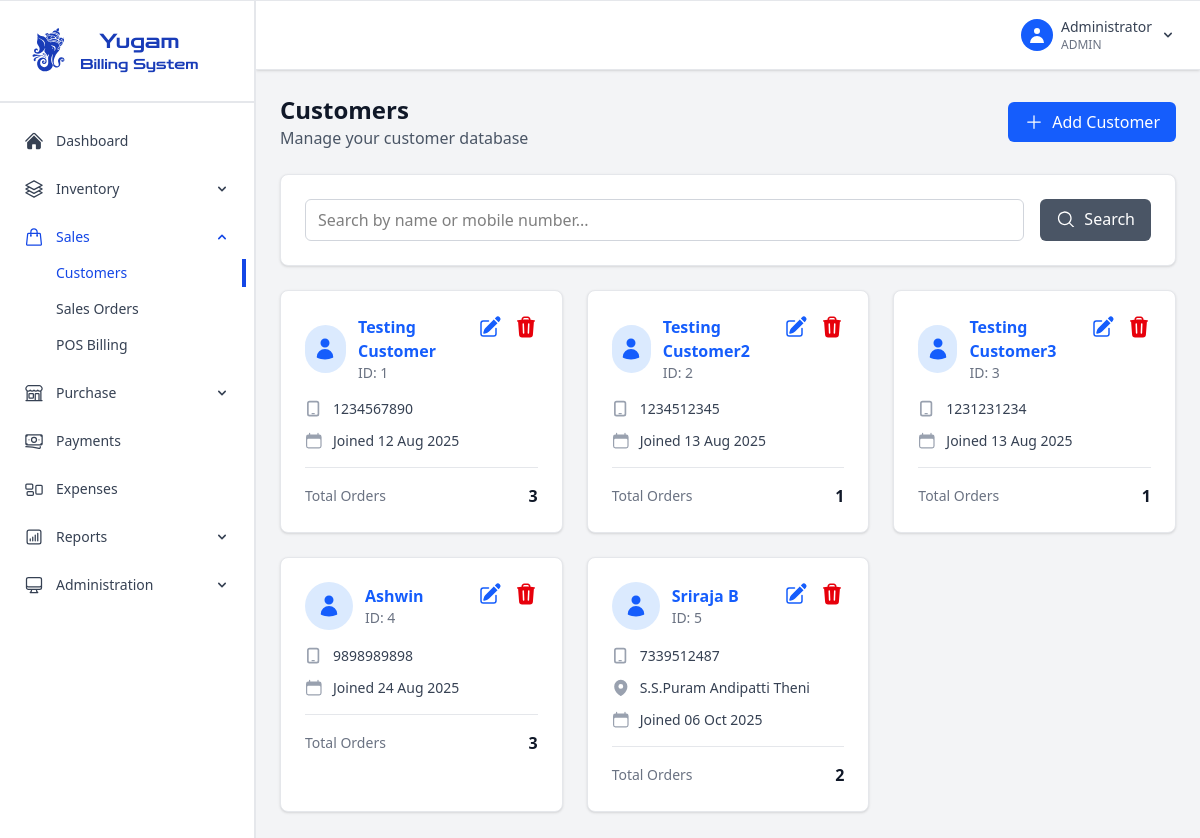
The app's page /customers (signed in) with its own data.
### app.py (models this page shows, shortened)
class User(UserMixin, db.Model):
    id = db.Column(db.Integer, primary_key=True)
    mobile_number = db.Column(db.String(15), unique=True, nullable=False)
    password_hash = db.Column(db.String(120), nullable=False)
    role = db.Column(db.String(20), nullable=False)  # admin, employee, owner
    name = db.Column(db.String(100), nullable=False)
    created_at = db.Column(db.DateTime, default=datetime.utcnow)

class Customer(db.Model):
    id = db.Column(db.Integer, primary_key=True)
    name = db.Column(db.String(100), nullable=False)
    mobile_number = db.Column(db.String(15), unique=True, nullable=False)
    email = db.Column(db.String(100))
    address = db.Column(db.Text)
    created_at = db.Column(db.DateTime, default=datetime.utcnow)

### app.py (the view, shortened to what this page needs)
@app.route('/customers')
@login_required
def customers():
    page = request.args.get('page', 1, type=int)
    search = request.args.get('search', '', type=str)
    query = Customer.query
    customers = query.paginate(
        page=page, per_page=10, error_out=False
    )
    return render_template('customers.html', customers=customers, search=search)

### app.py (called while the page is built)
@login_manager.user_loader
def load_user(user_id):
    return User.query.get(int(user_id))

@app.context_processor
def inject_datetime():
    return {'datetime': datetime}

### templates/customers.html (shortened to what this page needs)
{% extends "base.html" %}
{% block content %}
<div class="space-y-6">
    <div class="flex flex-col sm:flex-row justify-between items-start sm:items-center">
        <div>
            <h1 class="text-2xl font-bold text-gray-900">Customers</h1>
            <p class="text-gray-600">Manage your customer database</p>
        </div>
        <a href="{{ url_for('add_customer') }}" class="mt-4 sm:mt-0 bg-blue-600 hover:bg-blue-700 text-white px-4 py-2 rounded-md transition-colors duration-200 flex items-center">
            <svg xmlns="http://www.w3.org/2000/svg" viewBox="0 0 24 24" fill="currentColor" class="size-5 mr-2">
                <path fill-rule="evenodd" d="M12 3.75a.75.75 0 0 1 .75.75v6.75h6.75a.75.75 0 0 1 0 1.5h-6.75v6.75a.75.75 0 0 1-1.5 0v-6.75H4.5a.75.75 0 0 1 0-1.5h6.75V4.5a.75.75 0 0 1 .75-.75Z" clip-rule="evenodd" />
              </svg>
              Add Customer
        </a>
    </div>
    <div class="bg-white rounded-lg shadow-sm border border-gray-200 p-6">
        <form method="GET" class="flex flex-col sm:flex-row gap-4">
            <div class="flex-1">
                <input
                    type="text"
                    name="search"
                    value="{{ search }}"
                    placeholder="Search by name or mobile number..."
                    class="w-full border border-gray-300 rounded-md px-3 py-2 focus:outline-none focus:ring-2 focus:ring-blue-500"
                >
            </div>
            <button type="submit" class="bg-gray-600 hover:bg-gray-700 text-white px-4 py-2 rounded-md transition-colors duration-200 flex justify-center">
                  </i>Search
            </button>
        </form>
    </div>
    <div class="grid grid-cols-1 md:grid-cols-2 lg:grid-cols-3 gap-6">
        {% for customer in customers.items %}
        <div class="bg-white rounded-lg shadow-sm border border-gray-200 p-6 hover:shadow-md transition-shadow">
            <div class="flex justify-between items-start mb-4">
                <div class="flex items-center space-x-3">
                    <div class="w-12 h-12 bg-blue-100 rounded-full flex items-center justify-center">
                        <div class=" text-blue-600 text-xl">
                            </div>
                    </div>
                    <div>
                        <a href="{{ url_for('customer_detail', customer_id=customer.id) }}">
                            <h3 class="font-semibold text-blue-600 hover:text-blue-800 cursor-pointer">{{ customer.name }}</h3>
                        </a>
                        <p class="text-sm text-gray-500">ID: {{ customer.id }}</p>
                    </div>
                </div>
                <div class="flex space-x-3">
                    <a href="{{ url_for('edit_customer', customer_id=customer.id) }}"
                       class="text-blue-600 hover:text-blue-900 transition-colors duration-200">
                    </a>
                    <button class="delete-customer-btn text-red-600 hover:text-red-900 transition-colors duration-200 cursor-pointer"
                            data-customer-id="{{ customer.id }}"
                            data-customer-name="{{ customer.name }}">
                    </button>
                </div>
            </div>
            <div class="space-y-3">
                <div class="flex items-center space-x-2">
                    <div class=" text-gray-400">
                    </div>
                    <span class="text-sm text-gray-700">{{ customer.mobile_number }}</span>
                </div>
                {% if customer.address %}
                <div class="flex items-start space-x-2">
                    <div class="text-gray-400">
                        </div>
                    <span class="text-sm text-gray-700">{{ customer.address[:50] }}{% if customer.address|length > 50 %}...{% endif %}</span>
                </div>
                {% endif %}
                <div class="flex items-center space-x-2">
                    <div class=" text-gray-400">
                        </div>
                    <span class="text-sm text-gray-700">Joined {{ customer.created_at.strftime('%d %b %Y') }}</span>
                </div>
            </div>
            <div class="mt-4 pt-4 border-t border-gray-200">
                <div class="flex justify-between items-center">
                    <span class="text-sm text-gray-500">Total Orders</span>
                    <span class="font-semibold text-gray-900">{{ customer.invoices|length }}</span>
                </div>
            </div>
        </div>
        {% endfor %}
    </div>
</div>
{% endblock %}

### templates/base.html (shortened to what this page needs)
<!DOCTYPE html>
<html lang="en">
<head>
    <link rel="stylesheet" href="{{url_for('static',filename='css/output.css')}}">
    <script src="https://cdn.jsdelivr.net/npm/@tailwindcss/browser@4"></script>
</head>
<body class="bg-gray-100 not-print:border-t-1 border-gray-200 shadow-sm overflow-hidden">
    {% if current_user.is_authenticated %}
    <div class="flex h-screen">
        <div class="w-64 fixed h-full overflow-y-auto border-r-2 border-gray-200 bg-white text-gray-700 pb-3">
            <div class="p-5 border-b-2 border-gray-200">
                <div class="flex items-center text-blue-800">
                    <div class="flex flex-col">
                        <h1 class="text-xl font-medium zen-dots-regular text-center">Yugam</h1>
                    <p class="text-sm zen-dots-regular">Billing System</p>
                    </div>
                </div>
            </div>
            <nav class="mt-4">
                <ul class="space-y-1">
                    <li class="p-1">
                        <a href="{{ url_for('dashboard') }}" class="flex items-center px-5 py-2 text-sm hover:ring-1 hover:ring-blue-500 hover:rounded-md ">
                            Dashboard
                        </a>
                    </li>
                    <li class="p-1">
                        <div class="group">
                            <button class="flex items-center justify-between w-full px-5 py-2 text-sm hover:ring-1 hover:ring-blue-500 hover:rounded-md ">
                                <div class="flex items-center">
                                    Inventory
                                </div>
                                <svg id="arrow" class="w-4 h-4" fill="currentColor" viewBox="0 0 20 20">
                                    <path fill-rule="evenodd" d="M5.293 7.293a1 1 0 011.414 0L10 10.586l3.293-3.293a1 1 0 111.414 1.414l-4 4a1 1 0 01-1.414 0l-4-4a1 1 0 010-1.414z" clip-rule="evenodd"/>
                                </svg>
                            </button>
                        </div>
                    </li>
                    <li class="p-1">
                        <div class="group">
                            <button class="flex items-center justify-between w-full px-5 py-2 text-sm hover:ring-1 hover:ring-blue-500 hover:rounded-md {% if request.endpoint in ['customers', 'add_customer', 'edit_customer', 'customer_detail','sales', 'sales_detail','pos_billing'] %}font-medium text-blue-700{% endif %}">
                                <div class="flex items-center">
                                    Sales
                                </div>
                                <svg id="arrow" class="w-4 h-4" fill="currentColor" viewBox="0 0 20 20">
                                    <path fill-rule="evenodd" d="M5.293 7.293a1 1 0 011.414 0L10 10.586l3.293-3.293a1 1 0 111.414 1.414l-4 4a1 1 0 01-1.414 0l-4-4a1 1 0 010-1.414z" clip-rule="evenodd"/>
                                </svg>
                            </button>
                            <ul class="overflow-hidden hidden">
                                <li class="p-1">
                                    <a href="{{ url_for('customers') }}" class="flex items-center px-12 py-1 text-sm hover:ring-1 hover:ring-blue-500 hover:rounded-md {% if request.endpoint in ['customers', 'add_customer', 'edit_customer', 'customer_detail'] %}font-medium text-blue-700 border-r-4 border-blue-700{% endif %}">
                                        Customers
                                    </a>
                                </li>
                                <li class="p-1">
                                    <a href="{{ url_for('sales') }}" class="flex items-center px-12 py-1 text-sm hover:ring-1 hover:ring-blue-500 hover:rounded-md ">
                                        Sales Orders
                                    </a>
                                </li>
                                <li class="p-1">
                                    <a href="{{ url_for('pos_billing') }}" class="flex items-center px-12 py-1 text-sm hover:ring-1 hover:ring-blue-500 hover:rounded-md ">
                                        POS Billing
                                    </a>
                                </li>
                            </ul>
                        </div>
                    </li>
                    <li class="p-1">
                        <div class="group">
                            <button class="flex items-center justify-between w-full px-5 py-2 text-sm hover:ring-1 hover:ring-blue-500 hover:rounded-md ">
                                <div class="flex items-center">
                                    Purchase
                                </div>
                                <svg id="arrow" class="w-4 h-4" fill="currentColor" viewBox="0 0 20 20">
                                    <path fill-rule="evenodd" d="M5.293 7.293a1 1 0 011.414 0L10 10.586l3.293-3.293a1 1 0 111.414 1.414l-4 4a1 1 0 01-1.414 0l-4-4a1 1 0 010-1.414z" clip-rule="evenodd"/>
                                </svg>
                            </button>
                        </div>
                    </li>
                    <li class="p-1">
                        <a href="{{ url_for('payments') }}" class="flex items-center px-5 py-2 text-sm hover:ring-1 hover:ring-blue-500 hover:rounded-md ">
                            Payments
                        </a>
                    </li>
                    <li class="p-1">
                        <a href="{{ url_for('expenses') }}" class="flex items-center px-5 py-2 text-sm hover:ring-1 hover:ring-blue-500 hover:rounded-md ">
                            Expenses
                        </a>
                    </li>
                    {% if current_user.role in ['admin', 'owner'] %}
                    <li class="p-1">
                        <div class="group">
                            <button class="flex items-center justify-between w-full px-5 py-2 text-sm hover:ring-1 hover:ring-blue-500 hover:rounded-md ">
                                <div class="flex items-center">
                                    Reports
                                </div>
                                <svg id="arrow" class="w-4 h-4" fill="currentColor" viewBox="0 0 20 20">
                                    <path fill-rule="evenodd" d="M5.293 7.293a1 1 0 011.414 0L10 10.586l3.293-3.293a1 1 0 111.414 1.414l-4 4a1 1 0 01-1.414 0l-4-4a1 1 0 010-1.414z" clip-rule="evenodd"/>
                                </svg>
                            </button>
                        </div>
                    </li>
                    {% endif %}
                    {% if current_user.role in ['admin', 'owner'] %}
                    <li class="p-1">
                        <div class="group">
                            <button class="flex items-center justify-between w-full px-5 py-2 text-sm hover:ring-1 hover:ring-blue-500 hover:rounded-md ">
                                <div class="flex items-center">
                                    Administration
                                </div>
                                <svg id="arrow" class="w-4 h-4" fill="currentColor" viewBox="0 0 20 20">
                                    <path fill-rule="evenodd" d="M5.293 7.293a1 1 0 011.414 0L10 10.586l3.293-3.293a1 1 0 111.414 1.414l-4 4a1 1 0 01-1.414 0l-4-4a1 1 0 010-1.414z" clip-rule="evenodd"/>
                                </svg>
                            </button>
                        </div>
                    </li>
                    {% endif %}
                </ul>
            </nav>
        </div>
        <div class="flex-1 ml-64 overflow-hidden mb-3">
            <header class="bg-white shadow-sm border-b border-gray-200 px-6 py-4">
                <div class="flex justify-between items-center">
                    <div class="flex items-center space-x-4">
                        <div class="relative group">
                            <button class="flex items-center space-x-2 text-gray-700 hover:text-gray-900 focus:outline-none">
                                <div class="w-8 h-8 bg-blue-600 rounded-full flex items-center justify-center">
                                    <svg class="w-5 h-5 text-white" fill="currentColor" viewBox="0 0 20 20">
                                        <path fill-rule="evenodd" d="M10 9a3 3 0 100-6 3 3 0 000 6zm-7 9a7 7 0 1114 0H3z" clip-rule="evenodd"/>
                                    </svg>
                                </div>
                                <div class="text-left">
                                    <p class="text-sm font-medium">{{ current_user.name }}</p>
                                    <p class="text-xs text-gray-500">{{ current_user.role.upper() }}</p>
                                </div>
                                <svg class="w-4 h-4 transition-transform duration-200" fill="currentColor" viewBox="0 0 20 20" id="arrow">
                                    <path fill-rule="evenodd" d="M5.293 7.293a1 1 0 011.414 0L10 10.586l3.293-3.293a1 1 0 111.414 1.414l-4 4a1 1 0 01-1.414 0l-4-4a1 1 0 010-1.414z" clip-rule="evenodd"/>
                                </svg>
                            </button>
                        </div>
                    </div>
                </div>
            </header>
            <main class="overflow-y-auto h-full" style="padding-bottom: 60px;">
                <div class="p-6">
                    {% block content %}{% endblock %}
                </div>
            </main>
        </div>
    </div>
    {% endif %}
</body>
</html>

### records on screen
User: name "Administrator", role "ADMIN"
Customer: name "Testing Customer", id "1", mobile_number "1234567890", created_at "12 Aug 2025", invoices|length "3"
Customer: name "Testing Customer2", id "2", mobile_number "1234512345", created_at "13 Aug 2025", invoices|length "1"
Customer: name "Testing Customer3", id "3", mobile_number "1231231234", created_at "13 Aug 2025", invoices|length "1"
Customer: name "Ashwin", id "4", mobile_number "9898989898", created_at "24 Aug 2025", invoices|length "3"
Customer: name "Sriraja B", id "5", mobile_number "7339512487", address "S.S.Puram Andipatti Theni", created_at "06 Oct 2025", invoices|length "2"
